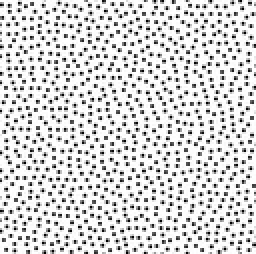
%> input picture Peak_Finding/Misc/1000-point-speckle.jpg, 128 x 127 px, shrunk from 320 x 318 before the run (shown 2 times larger)
$ octave --eval "RealImageTest;"   (GNU Octave 9; MATLAB toolbox functions it lacks are replaced by stand-ins)
%> lines starting %> are read from the running program, lines starting %| are printed output that depends on the picture
### Peak_Finding/MaxIntensityFinding.m
% function MaxIntensityFinding (correlation_map)
%
% Modifications of program other than Dan Lin:
% Bo Sun, 7/25/14
%
% Description:
% This function finds the maximum values inside a Correlation
% Map and generate an intensity map with markers plotted on the map to
% locate  the maximums on the correlation map.
%
% Fields: correlation_map
%
% Pre-Condition: correlation_map must be a intensity map generated by the
% correlation function
%
% Post-Condition: an intensity map showing where the maximums are on the
% correlation map.

function [label_map] = MaxIntensityFinding (correlation_map,dist_input)

    if(nargin == 2)

        distance_threshold = dist_input;

    else

        distance_threshold = 10;  % default value if user didn't input anything for dist_input

    end

    size_corr = size(correlation_map);

    label_map = zeros(size_corr);

    [xgrid,ygrid] = meshgrid(1:size_corr(2),1:size_corr(1));

    for indx = 1:size_corr(2)

        for indy = 1:size_corr(1)

            dist = sqrt((xgrid-indx).^2 + (ygrid-indy).^2);
            pixuseful = dist < distance_threshold;

            if (correlation_map(indy,indx) >= max(correlation_map(pixuseful)))

                label_map(indy,indx) = 1;

            end

        end
    end

end

### Peak_Finding/TestFunctions/RealImageTest.m
% function RealImageTest
%
% Description:
%
% Test function of the peak finding algorithm on real image called
% 1000-point-speckle.jpg
%
% Fields: none
%
% Pre-Condition: none
%
% Post-Condition: none
%

function RealImageTest

    imgtoshow = imread('C:\Users\Sungroup\Downloads\1000-point-speckle.jpg');
%> imgtoshow is the input picture: size 127x128x3 uint8; min 0, max 255, mean 212.2
    imagesc(imgtoshow(:,:,1));
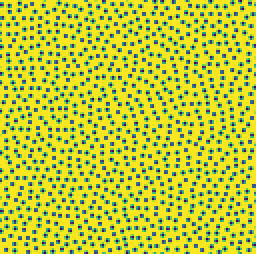
%> displayed picture: size 127x128x3, on the screen's scale of 0 to 255 (shown 2 times larger); mean R, G, B 190.8, 200.8, 57.6

    % inverting image so light becomes dark and dark becomes light
    data = 255-squeeze((imgtoshow(:,:,1)));
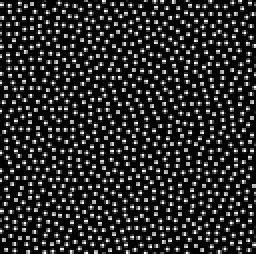
%> data: size 127x128 uint8 (shown 2 times larger); min 0, max 255, mean 42.8

    imagesc(data)
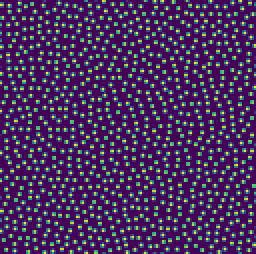
%> displayed picture: size 127x128x3, on the screen's scale of 0 to 255 (shown 2 times larger); mean R, G, B 74.7, 47.7, 97.1
    [label_map] = MaxIntensityFinding (data,5);
%> after the loop in MaxIntensityFinding, `for indx = 1:size_corr(2)`:
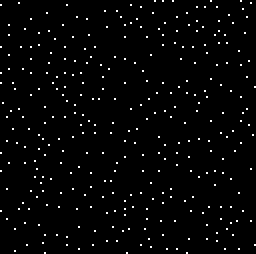
%> label_map: size 127x128 double (shown 2 times larger); values 0 (black) and 1 (white), 2% white in thin lines or dots
    imagesc(label_map)
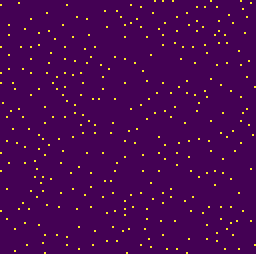
%> displayed picture: size 127x128x3, on the screen's scale of 0 to 255 (shown 2 times larger); mean R, G, B 71.8, 5.7, 83
    figure,imagesc(data)


end
